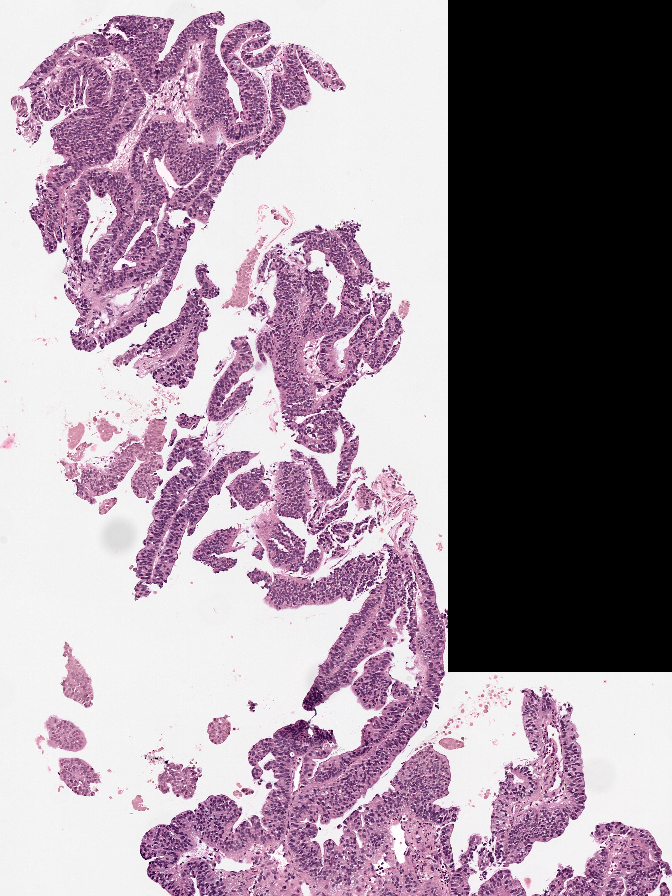
#> input picture process_wsi/1-12461215-H-A1.png, 672 x 896 px; its folder holds only this picture in this run
$ python -i util.py   (imports and definitions only)   (older library calls are emulated)
#> lines starting #> are read from the running program, lines starting #| are printed output that depends on the picture; after the words box and inside, x2 and y2 are one past the last pixel; in counts of white or black regions, pixels touching at a corner belong together
#> further down, picture is the input picture: shape (896, 672, 3); mean B, G, R 154.6, 142.1, 158.4
from PIL import Image
Image.MAX_IMAGE_PIXELS=2e9
import cfg
import os
import matplotlib.pyplot as plt
from histolab.stain_normalizer import ReinhardStainNormalizer
import numpy as np
from concurrent.futures import ProcessPoolExecutor
from tqdm import tqdm
import logging
import re
import cv2

def is_patches_need_saved(image, threshold1=0.75,threshold2=0.1):
    """
    判断背景是否过大,以及该区域是否含有病理组织
    imag:图片
    threshold1:判断白色背景占比的阈值
    threshold2:判断病理区域占比的阈值
    """
#> called with threshold1 = 0.75, threshold2 = 0.1

    if isinstance(image,Image.Image):
        image=np.array(image)

    # 转换为HSV颜色空间
    hsv_image = cv2.cvtColor(image, cv2.COLOR_BGR2HSV)
#> hsv_image: shape (896, 672, 3); mean H, S, V 70.9, 27.7, 159

    # 定义浅白色和粉色的HSV范围
    lower_white = np.array([0, 0, 200])
    upper_white = np.array([100, 10, 255])
    # 定义黑色的HSV范围
    lower_black = np.array([0, 0, 0])
    upper_black = np.array([180, 10, 50])
    # 定义灰色的HSV范围
    lower_gray = np.array([0, 0, 50])
    upper_gray = np.array([180, 30, 200])

    # 定义粉色的HSV范围
    lower_pink = np.array([130, 10, 50])
    upper_pink = np.array([177, 255, 255])

    # 定义紫色范围
    lower_purple = np.array([270, 50, 50])
    upper_purple = np.array([330, 255, 255])

    # 无用部分的掩膜
    black_mask= cv2.inRange(hsv_image, lower_black, upper_black)
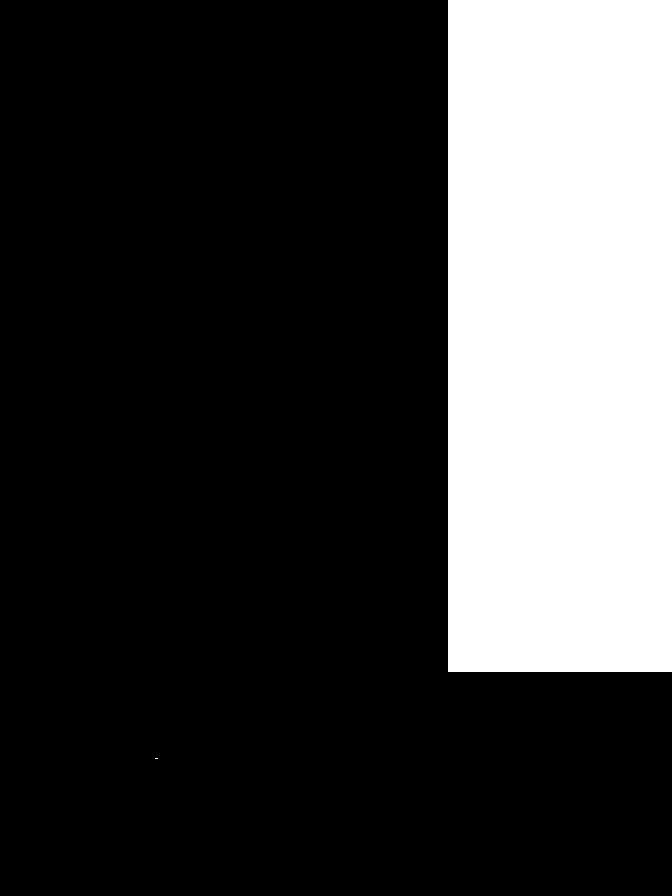
#> black_mask: shape (896, 672); 25% white; 2 white regions (1 under 20 px), largest, box (x1, y1, x2, y2) and area: (448, 0, 672, 672) 150528
    white_mask = cv2.inRange(hsv_image, lower_white, upper_white)
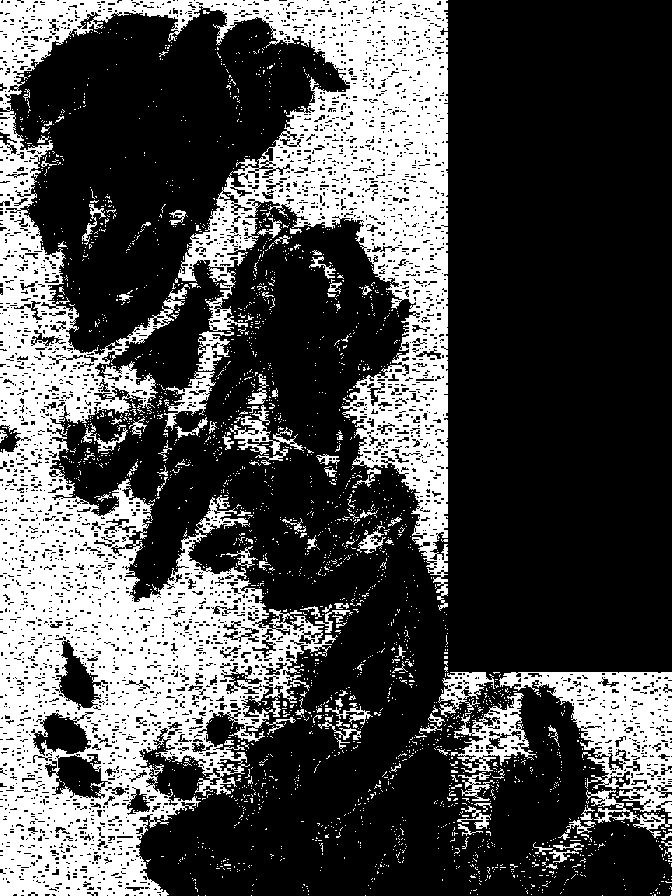
#> white_mask: shape (896, 672); 30% white; 2543 white regions (2426 under 20 px), largest, box (x1, y1, x2, y2) and area: (0, 0, 448, 896) 149313, (499, 672, 672, 817) 10399, (451, 693, 536, 773) 2373
    gray_mask = cv2.inRange(hsv_image, lower_gray, upper_gray)
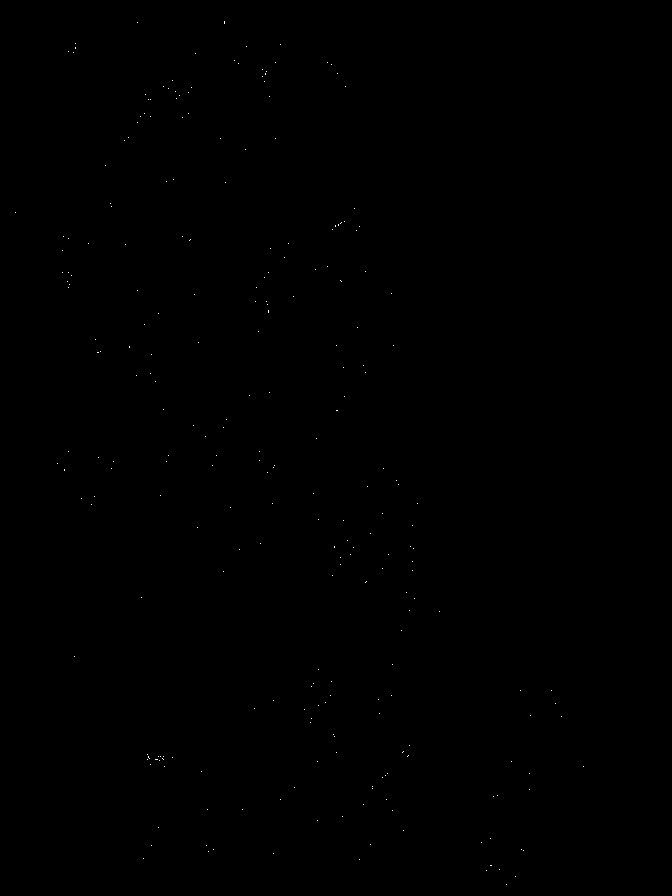
#> gray_mask: shape (896, 672); 0.05% white in thin lines or dots, all inside (x1, y1, x2, y2) = (15, 21, 584, 885)

    # 有用部分的掩膜
    pink_mask = cv2.inRange(hsv_image, lower_pink, upper_pink)
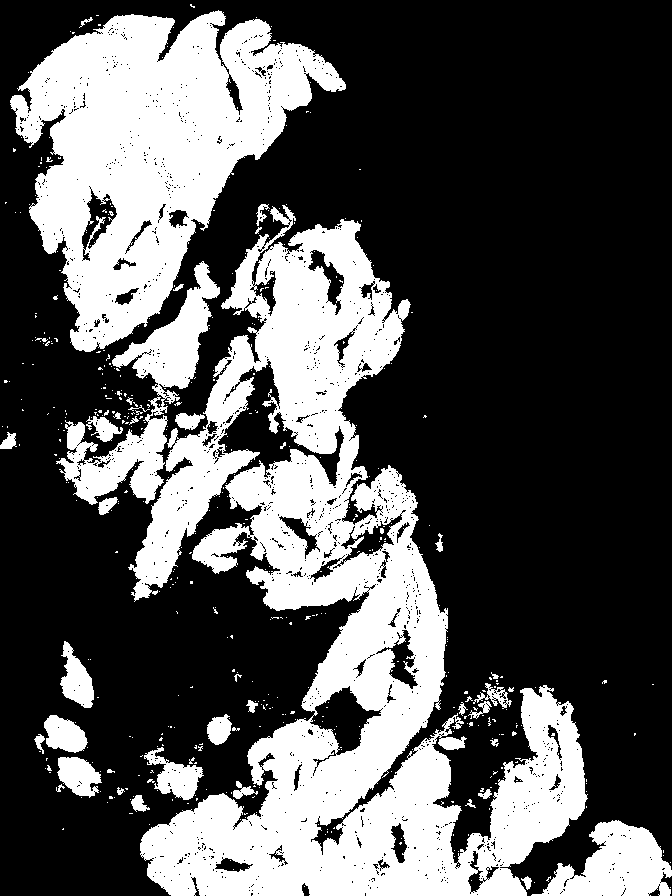
#> pink_mask: shape (896, 672); 33.5% white; 482 white regions (438 under 20 px), largest, box (x1, y1, x2, y2) and area: (128, 205, 588, 896) 118218, (10, 10, 346, 352) 56601, (56, 261, 220, 505) 10512
    purple_mask=cv2.inRange(hsv_image, lower_purple, upper_purple)
#> purple_mask: shape (896, 672); every value is 0

    # 计算各颜色像素个数
    white_pixels = np.sum(white_mask > 0)
#> white_pixels = 180737
    black_pixels = np.sum(black_mask > 0)
#> black_pixels = 150531
    gray_pixels = np.sum(gray_mask>0)
#> gray_pixels = 280

    pink_pixels=np.sum(pink_mask>0)
#> pink_pixels = 201503
    purple_pixels=np.sum(purple_mask>0)
#> purple_pixels = 0


    total_pixels = hsv_image.shape[0] * hsv_image.shape[1]
#> total_pixels = 602112
    background_ratio = (white_pixels)  / total_pixels
#> background_ratio = 0.3

    # 计算有用部分的比例
    wsi_ratio=(pink_pixels+purple_pixels)/total_pixels
#> wsi_ratio = 0.335
    # 判断是否属于背景占比过多，或者扫描到黑色边缘
    m1=background_ratio > threshold1 or black_pixels>200
#> m1 = True
    # 判断是否含有wsi区域
    m2=wsi_ratio>threshold2
#> m2 = True
    return (not m1) and m2

# [18 lines left out: function is_blurry, not called in this run]

from PIL import Image
Image.MAX_IMAGE_PIXELS=2e9
import cfg
import os
import matplotlib.pyplot as plt
from histolab.stain_normalizer import ReinhardStainNormalizer
import numpy as np
from concurrent.futures import ProcessPoolExecutor
from tqdm import tqdm
import logging
from os.path import join,exists
# [39 lines left out: function seperate_to_slice_image, not called in this run]

>>> import cv2
>>> picture = cv2.imread('../1-12461215-H-A1.png')
>>> result = is_patches_need_saved(picture)
#> result = False
